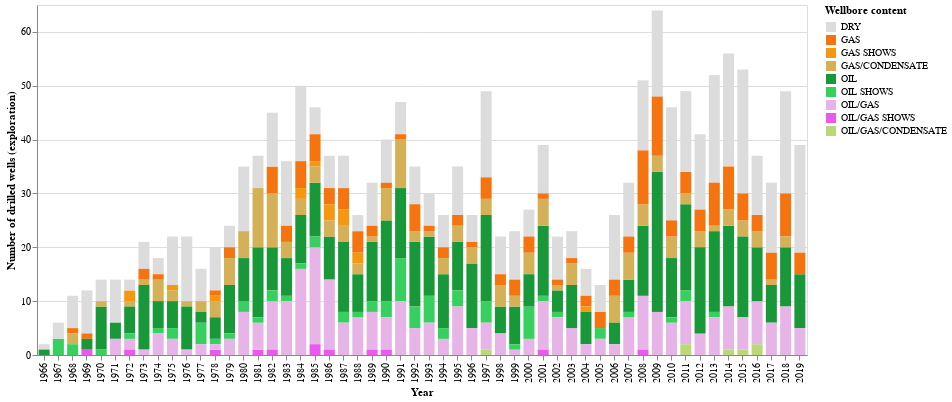

Write notebook code for a chart like this one.
### Code cell
chart = (alt.Chart(df_all_explo_extract_col)
         .mark_bar(size=11)
         .encode(x=alt.X('wlbEntryYear:N',
                 axis=alt.Axis(title='Year')),
                 y=alt.Y('count()',
                 axis=alt.Axis(title='Number of drilled wells (exploration)')),
                 color=alt.Color('wlbContent',
                 scale=alt.Scale(domain=domain, range=range_),
                 legend=alt.Legend(title="Wellbore content"))
            ).properties(width=770, height=350)
        )
chart

### Figure 1 — Vega-Lite specification as saved in the notebook (floating-point values rounded to 4 significant figures; data arrays with more than 128 entries replaced by an {"elided": "..."} marker saying what was removed)
{"$schema": "https://vega.github.io/schema/vega-lite/v3.4.0.json", "config": {"mark": {"tooltip": null}, "view": {"height": 300, "width": 400}}, "data": {"name": "data-51aa088241c63d84077d29b29590f8b9"}, "datasets": {"data-51aa088241c63d84077d29b29590f8b9": {"elided": "1697 records"}}, "encoding": {"color": {"field": "wlbContent", "legend": {"title": "Wellbore content"}, "scale": {"domain": ["DRY", "GAS", "GAS SHOWS", "GAS/CONDENSATE", "OIL", "OIL SHOWS", "OIL/GAS", "OIL/GAS SHOWS", "OIL/GAS/CONDENSATE"], "range": ["#DCDCDC", "#F5740F", "#F5970F", "#D4B057", "#189839", "#37D05E", "#E7B4E8", "#EB58EE", "#BBD878"]}, "type": "nominal"}, "x": {"axis": {"title": "Year"}, "field": "wlbEntryYear", "type": "nominal"}, "y": {"aggregate": "count", "axis": {"title": "Number of drilled wells (exploration)"}, "type": "quantitative"}}, "height": 350, "mark": {"size": 11, "type": "bar"}, "width": 770}
